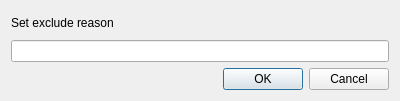
<?xml version="1.0" encoding="UTF-8"?>
<ui version="4.0">
 <class>ExcludeResaonDialog</class>
 <widget class="QDialog" name="ExcludeResaonDialog">
  <property name="geometry">
   <rect>
    <x>0</x>
    <y>0</y>
    <width>400</width>
    <height>101</height>
   </rect>
  </property>
  <property name="sizePolicy">
   <sizepolicy hsizetype="Minimum" vsizetype="Minimum">
    <horstretch>0</horstretch>
    <verstretch>0</verstretch>
   </sizepolicy>
  </property>
  <property name="windowTitle">
   <string>exclude reason</string>
  </property>
  <property name="modal">
   <bool>false</bool>
  </property>
  <layout class="QVBoxLayout" name="verticalLayout">
   <item>
    <widget class="QLabel" name="label">
     <property name="sizePolicy">
      <sizepolicy hsizetype="Minimum" vsizetype="Minimum">
       <horstretch>0</horstretch>
       <verstretch>0</verstretch>
      </sizepolicy>
     </property>
     <property name="text">
      <string>Set exclude reason</string>
     </property>
    </widget>
   </item>
   <item>
    <widget class="QLineEdit" name="lineEdit"/>
   </item>
   <item>
    <widget class="QDialogButtonBox" name="buttonBox">
     <property name="orientation">
      <enum>Qt::Horizontal</enum>
     </property>
     <property name="standardButtons">
      <set>QDialogButtonBox::Cancel|QDialogButtonBox::Ok</set>
     </property>
    </widget>
   </item>
  </layout>
 </widget>
 <resources/>
 <connections>
  <connection>
   <sender>buttonBox</sender>
   <signal>accepted()</signal>
   <receiver>ExcludeResaonDialog</receiver>
   <slot>accept()</slot>
   <hints>
    <hint type="sourcelabel">
     <x>248</x>
     <y>254</y>
    </hint>
    <hint type="destinationlabel">
     <x>157</x>
     <y>274</y>
    </hint>
   </hints>
  </connection>
  <connection>
   <sender>buttonBox</sender>
   <signal>rejected()</signal>
   <receiver>ExcludeResaonDialog</receiver>
   <slot>reject()</slot>
   <hints>
    <hint type="sourcelabel">
     <x>316</x>
     <y>260</y>
    </hint>
    <hint type="destinationlabel">
     <x>286</x>
     <y>274</y>
    </hint>
   </hints>
  </connection>
 </connections>
</ui>
